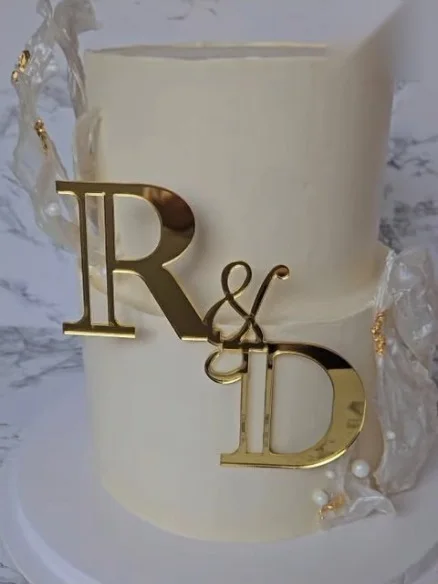
#> input picture adara/site/img/p01.webp, 438 x 584 px
$ python key_logo.py ../adara/site/img/p01.webp ../adara/site/img/p02.webp ../adara/site/img/p02.webp
#> lines starting #> are read from the running program, lines starting #| are printed output that depends on the picture; after the words box and inside, x2 and y2 are one past the last pixel; in counts of white or black regions, pixels touching at a corner belong together
"""Recorta el fondo gris plano del logo oficial sin redibujarlo ni recolorearlo.

Metodo (por region, no por umbral global):
1. Fondo = regiones grandes y conexas de gris neutro (afuera + huecos de letras).
   Las lineas finas de transicion plata/carbon dentro del logo no cuentan como
   fondo (apertura morfologica + area minima).
2. El interior del logo se deja intacto (alfa 1, color original).
3. Solo la franja que toca el fondo se ajusta: alfa por rampa de luminancia
   gris -> plata, y color des-contaminado al plata local. La sombra tenue se va.

Salida: PNG RGBA recortado al logo + vistas de control.
"""
import sys
import numpy as np
from PIL import Image
from scipy import ndimage

src, out = sys.argv[1], sys.argv[2]
im = np.array(Image.open(src).convert("RGB")).astype(np.float64)
L = im.mean(axis=2)
sat = im.max(axis=2) - im.min(axis=2)
BG = 171.0

# 1) candidatos a fondo: gris neutro entre sombra tenue y el arranque de la rampa
cand = (L > 150) & (L < 184) & (sat < 14)
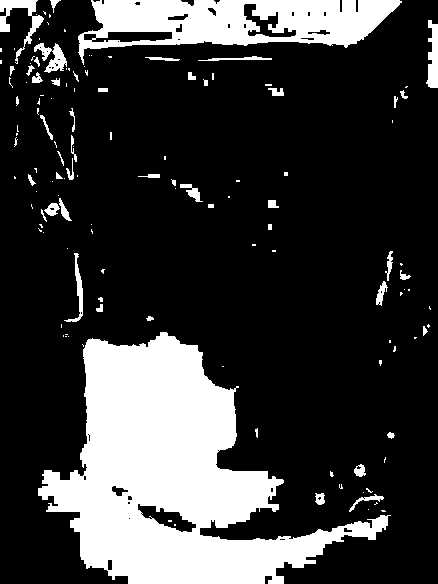
#> cand: shape (584, 438) bool; 22.3% white; 135 white regions (86 under 20 px), largest, box (x1, y1, x2, y2) and area: (38, 332, 391, 584) 40521, (78, 0, 402, 65) 11304, (0, 0, 44, 64) 782
cand = ndimage.binary_opening(cand, structure=np.ones((3, 3)), iterations=1)
#> cand: shape (584, 438) bool; 21.7% white; 66 white regions (23 under 20 px), largest, box (x1, y1, x2, y2) and area: (38, 332, 388, 584) 40393, (78, 0, 400, 57) 11229, (0, 0, 43, 44) 713
lab, n = ndimage.label(cand)
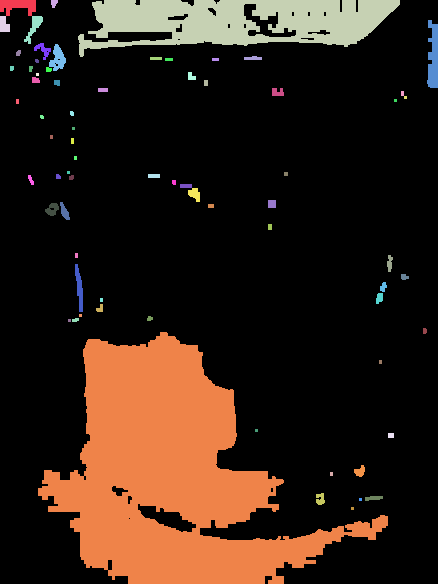
#> lab: shape (584, 438) int32; 72 distinct labels, from 0 to 71; one colour per label, 0 black
#> n = 71
areas = ndimage.sum(np.ones_like(L), lab, index=np.arange(1, n + 1))
#> areas = 71 values, max 40393 at index 61, min 9 at index 18, mean 782.2
keep = np.zeros(n + 1, bool)
keep[1:] = areas >= 10
bgreg = keep[lab]
# recupera los pixeles de fondo que la apertura se comio en el contorno del fondo
bgreg = ndimage.binary_dilation(bgreg, iterations=1) & (L > 150) & (L < 184) & (sat < 14) | bgreg
#> bgreg: shape (584, 438) bool; 21.8% white; 55 white regions (8 under 20 px), largest, box (x1, y1, x2, y2) and area: (38, 332, 388, 584) 40453, (78, 0, 401, 58) 11262, (0, 0, 44, 44) 724

alpha = np.where(bgreg, 0.0, 1.0)
dist = ndimage.distance_transform_edt(~bgreg)  # distancia al fondo (para pixeles de logo)

# 2) franja de borde: pixeles de logo a <= 6 px del fondo
band = (~bgreg) & (dist <= 6)
#> band: shape (584, 438) bool; 10.7% white; 73 white regions (25 under 20 px), largest, box (x1, y1, x2, y2) and area: (32, 326, 394, 584) 7701, (72, 0, 407, 67) 4054, (0, 0, 73, 92) 2717
# plata de referencia: maximo local de luminancia (el contorno es plata)
silver = ndimage.maximum_filter(np.where(L > 195, L, 0), size=7)
silver = np.where(silver < 195, 207.0, silver)
ramp = np.clip((L - BG) / np.maximum(silver - BG, 1), 0, 1)
lighter = L >= BG
#> lighter: shape (584, 438) bool; 1% white; 130 white regions (111 under 20 px), largest, box (x1, y1, x2, y2) and area: (19, 508, 100, 584) 1166, (134, 512, 196, 537) 240, (65, 331, 135, 338) 200
# en la franja: si es mas claro que el fondo, alfa = rampa; si es gris oscuro
# (sombra o ringing del JPEG, no carbon ni rojo), alfa 0
shadowish = (~lighter) & (L > 120) & (sat < 14)
#> shadowish: shape (584, 438) bool; 35.6% white; 98 white regions (57 under 20 px), largest, box (x1, y1, x2, y2) and area: (38, 332, 438, 584) 50303, (72, 0, 438, 162) 20118, (0, 0, 84, 328) 9609
alpha = np.where(band & lighter, np.maximum(ramp, (dist > 3).astype(float)), alpha)
alpha = np.where(band & shadowish & (dist <= 2), 0.0, alpha)
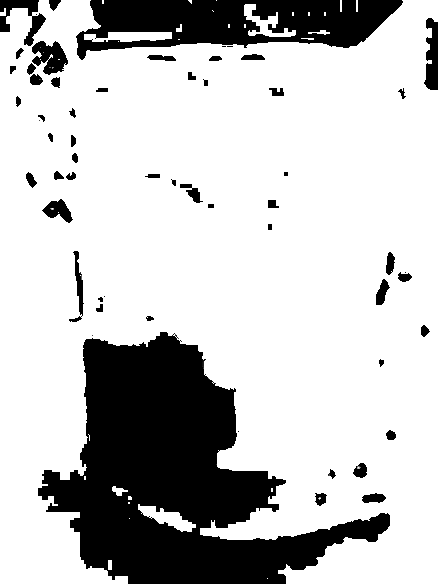
#> alpha: shape (584, 438) float64; min 0, max 1, mean 0.768
# suaviza solo la franja para quitar escalones
a_s = ndimage.gaussian_filter(alpha, 0.55)
alpha = np.where(band | (bgreg & (ndimage.distance_transform_edt(bgreg) <= 2)), a_s, alpha)
alpha = np.clip(alpha, 0, 1)
alpha[alpha < 0.03] = 0.0
#> alpha: shape (584, 438) float64; min 0, max 1, mean 0.768

# 3) des-contaminar la franja clara: color = plata local
rgb = im.copy()
fix = band & lighter & (alpha < 0.999)
#> fix: shape (584, 438) bool; 0.06% white in thin lines or dots, all inside (x1, y1, x2, y2) = (19, 47, 381, 531)
for c in range(3):
    ch = rgb[..., c]
    ch[fix] = silver[fix]
#> ch: shape (584, 438) float64; min 0, max 228.3, mean 137.1
rgb[alpha == 0] = 0

rgba = np.dstack([rgb, alpha * 255]).round().astype(np.uint8)
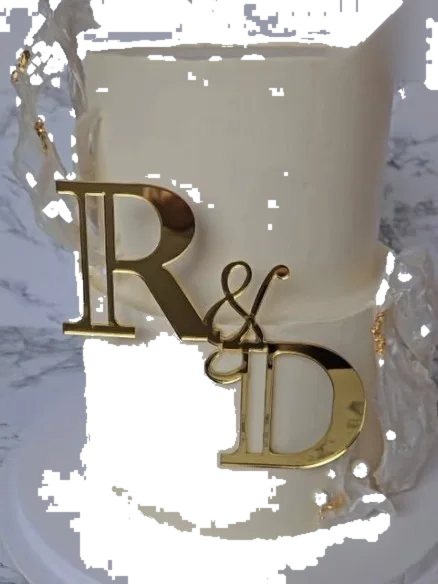
#> rgba: shape (584, 438, 4); mean R, G, B, A 111, 107.2, 102.8, 195.9; transparent parts drawn white
ys, xs = np.where(alpha > 0.02)
pad = 6
x0, x1 = max(xs.min() - pad, 0), min(xs.max() + pad + 1, im.shape[1])
#> x0 = 0; x1 = 438
y0, y1 = max(ys.min() - pad, 0), min(ys.max() + pad + 1, im.shape[0])
#> y0 = 0; y1 = 584
crop = Image.fromarray(rgba[y0:y1, x0:x1], "RGBA")
crop.save(out, optimize=True)
print("bbox", x0, y0, x1, y1, "size", crop.size, "componentes de fondo", int(keep.sum()))
#| bbox 0 0 438 584 size (438, 584) componentes de fondo 61

if len(sys.argv) > 3:
    prev = sys.argv[3]
    for name, col in (("carbon", (22, 22, 22)), ("hueso", (237, 234, 230)), ("rojo", (163, 32, 27))):
        bg = Image.new("RGBA", crop.size, col + (255,))
        comp = Image.alpha_composite(bg, crop).convert("RGB")
        comp.save(f"{prev}_{name}.png")
        if name == "carbon":
            z = comp.crop((0, 0, 420, crop.size[1])).resize((420 * 3, crop.size[1] * 3), Image.NEAREST)
            z.save(f"{prev}_{name}_zoom.png")
            z2 = comp.crop((480, 90, 900, crop.size[1])).resize((420 * 3, (crop.size[1] - 90) * 3), Image.NEAREST)
            z2.save(f"{prev}_{name}_zoom_tattoo.png")
            # a tamano real de uso (~900 px y ~330 px de ancho)
            for w in (900, 330):
                comp.resize((w, round(crop.size[1] * w / crop.size[0])), Image.LANCZOS).save(f"{prev}_{name}_{w}.png")
#> this loop made 3 passes
#> pass 1, `z = comp.crop((0, 0, 420, crop.size[1])).resize((420 * 3, crop.size[1]..`:
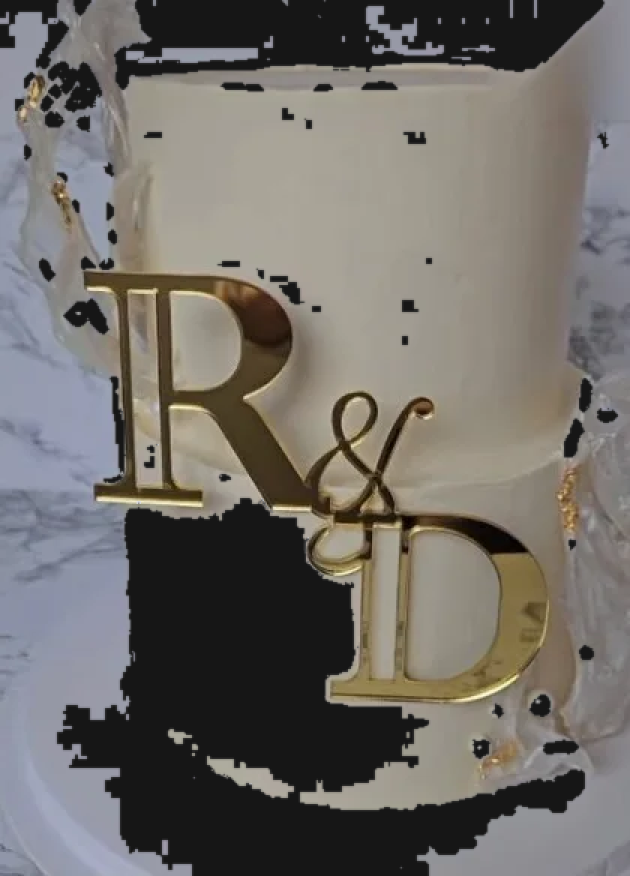
#> z: PIL image 1260x1752 RGB (shown at 1/2 size); mean R, G, B 112.8, 109, 104.2
#> after the loop:
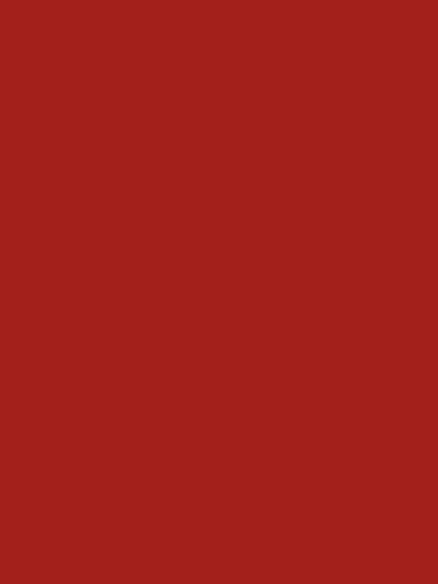
#> bg: PIL image 438x584 RGBA; mean R, G, B, A 163, 32, 27, 255
#> after the loop:
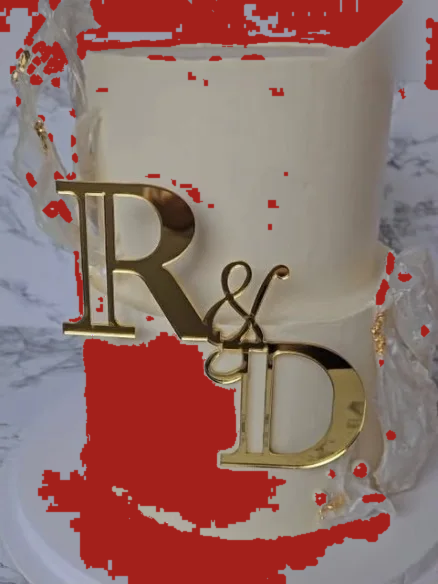
#> comp: PIL image 438x584 RGB; mean R, G, B 145.8, 111.7, 106.1

$ run again, on adara/site/img/p03.webp
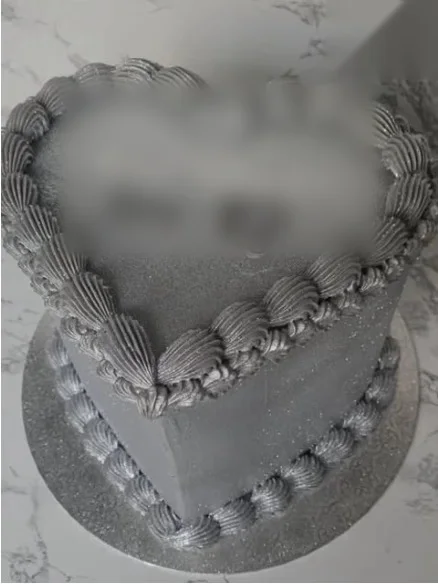
#> input picture adara/site/img/p03.webp, 438 x 584 px
#> `lab, n = ndimage.label(cand)`:
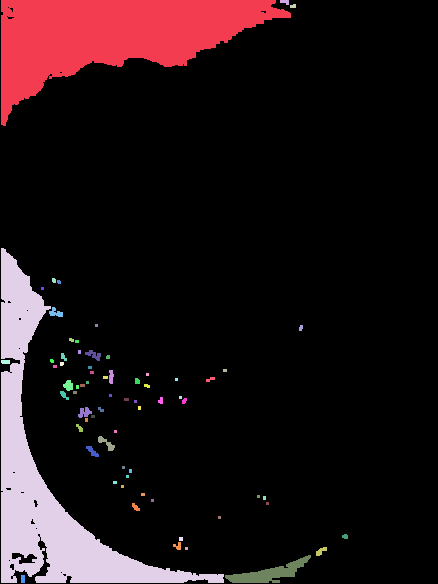
#> lab: shape (584, 438) int32; 71 distinct labels, from 0 to 70; one colour per label, 0 black
#> n = 70
#> areas = 70 values, max 17381 at index 0, min 9 at index 6, mean 511.5
#> band: shape (584, 438) bool; 6.2% white; 57 white regions (36 under 20 px), largest, box (x1, y1, x2, y2) and area: (0, 241, 334, 584) 5339, (0, 0, 303, 133) 2516, (44, 332, 121, 406) 2460
#> lighter: shape (584, 438) bool; 8.1% white; 249 white regions (228 under 20 px), largest, box (x1, y1, x2, y2) and area: (0, 0, 438, 584) 16580, (43, 495, 213, 578) 1748, (3, 268, 46, 312) 685
#> shadowish: shape (584, 438) bool; 36.9% white; 530 white regions (472 under 20 px), largest, box (x1, y1, x2, y2) and area: (1, 0, 402, 220) 43796, (1, 222, 438, 583) 40015, (158, 341, 206, 409) 1105
#> fix: shape (584, 438) bool; 0.54% white in thin lines or dots, all inside (x1, y1, x2, y2) = (0, 0, 284, 584)
#> rgb: shape (584, 438, 3) float64; mean R, G, B 95.8, 95.6, 94.3
#> x0 = 0; x1 = 438
#> y0 = 0; y1 = 584
#| bbox 0 0 438 584 size (438, 584) componentes de fondo 53
#> after the loop `for name, col in (("carbon", (22, 22, 22)), ("hueso", (237, 234, 230))..`:
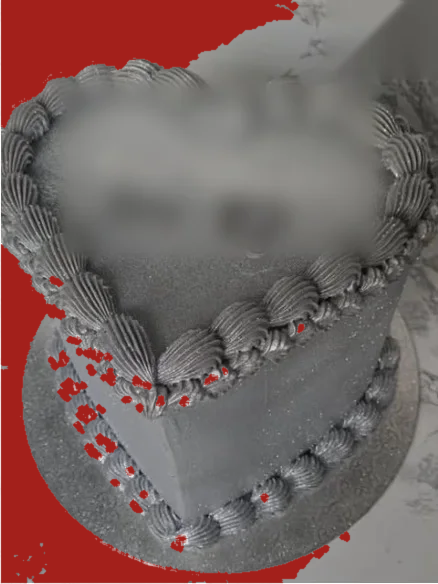
#> comp: PIL image 438x584 RGB; mean R, G, B 119.3, 98.4, 96.3
